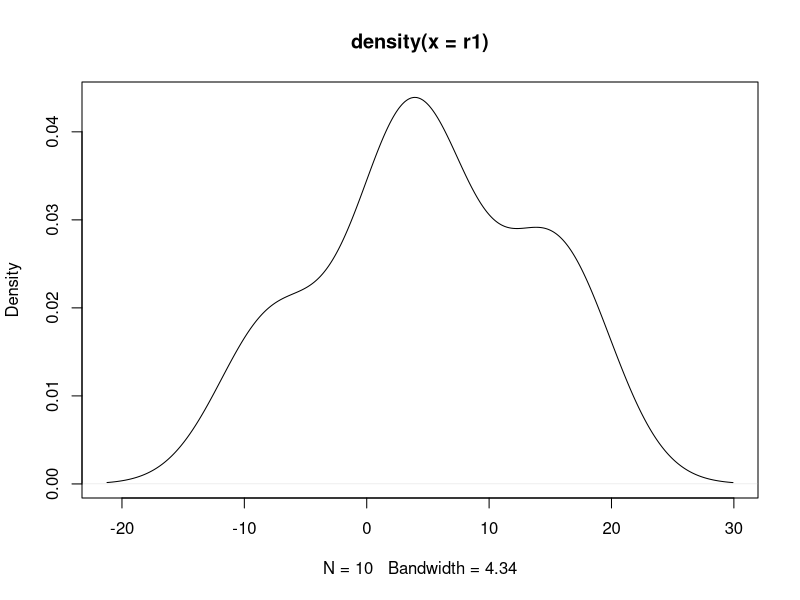
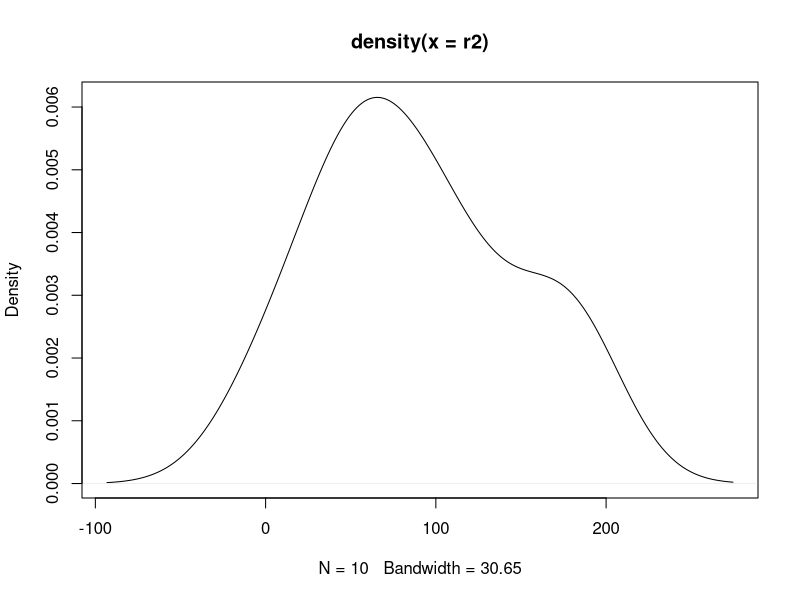

The R script that drew these images, in order:
# Q6. Write R script to:
#   a) Do two simulations of a binomial number with n = 100 and p = 0.5. Do you get the same
#      results each time? What is different? What is similar?
?rbinom
rbinom(20, 100, 0.5)
rbinom(20, 100, 0.5) # around 50

# Extra
rbinom(20, 100, 0.7) # around 70
rbinom(20, 100, 0.2) # around 20

#   b) Do a simulation of the normal distribution two times. Once with n=10, u=10, 
#      and sigma=10, the other with n=10, u=100, and sigma=100. How are they different?
#      How are they similar? Are both approximately normal?

?rnorm
# set.seed(10)
r1 = rnorm(10, 10, 10)
r2 = rnorm(10, 100, 100)
sort(r1)
sort(r2)
plot(density(r1))
plot(density(r2))

?shapiro.test
shapiro.test(r1)
shapiro.test(r2)
